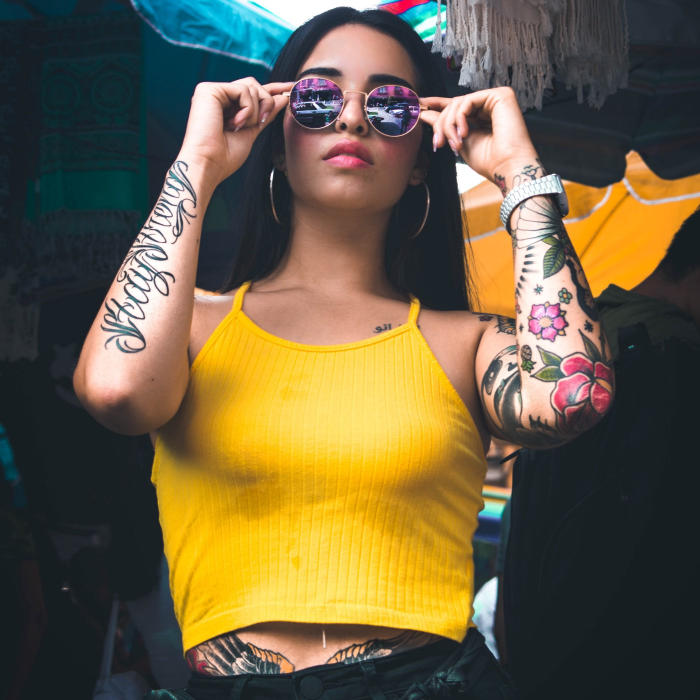
#> input picture girl.jpeg, 1400 x 1400 px, given in place of the camera (shown at 1/2 size)
$ python cartoon.py   (older library calls are emulated)
#> lines starting #> are read from the running program, lines starting #| are printed output that depends on the picture; after the words box and inside, x2 and y2 are one past the last pixel; in counts of white or black regions, pixels touching at a corner belong together
import numpy as np
import cv2
import matplotlib.pyplot as plt

cap = cv2.VideoCapture(0)


while True:

        #Gaussian Blur
    success, img = cap.read()
#> img is the input picture: shape (1400, 1400, 3); mean B, G, R 67.2, 95.8, 108.3
    img_gb = cv2.GaussianBlur(img, (11, 11) ,0)
    #lapklace filter for edge detection
    img_lp_gb = cv2.Laplacian(img_gb, cv2.CV_8U, ksize=5)
    #grayscale conversion
    img_lp_gb_grey = cv2.cvtColor(img_lp_gb, cv2.COLOR_BGR2GRAY)
    #remove additional noise -- again blur
    blur_gb = cv2.GaussianBlur(img_lp_gb_grey, (9, 9), 0)
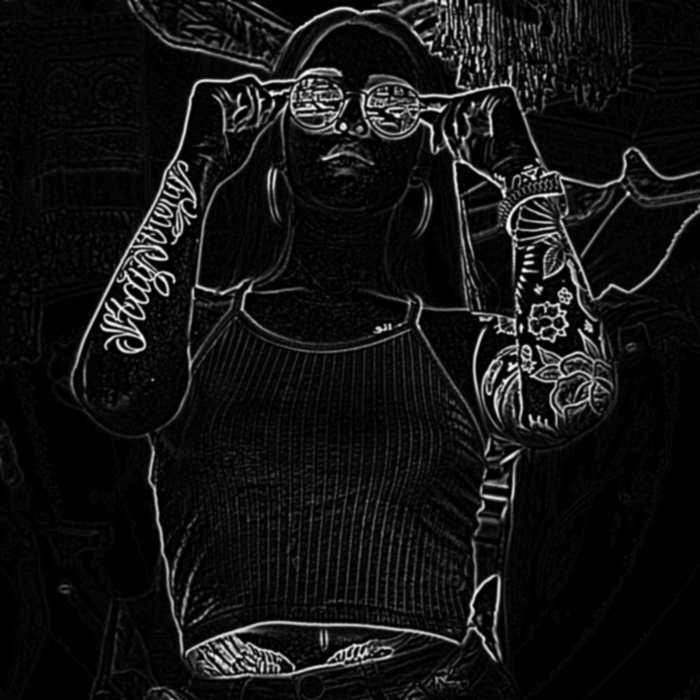
#> blur_gb: shape (1400, 1400) (shown at 1/2 size); min 0, max 253, mean 19.6
    #Thresholding
    _, tresh_gb = cv2.threshold(blur_gb, 245, 255,cv2.THRESH_BINARY + cv2.THRESH_OTSU)
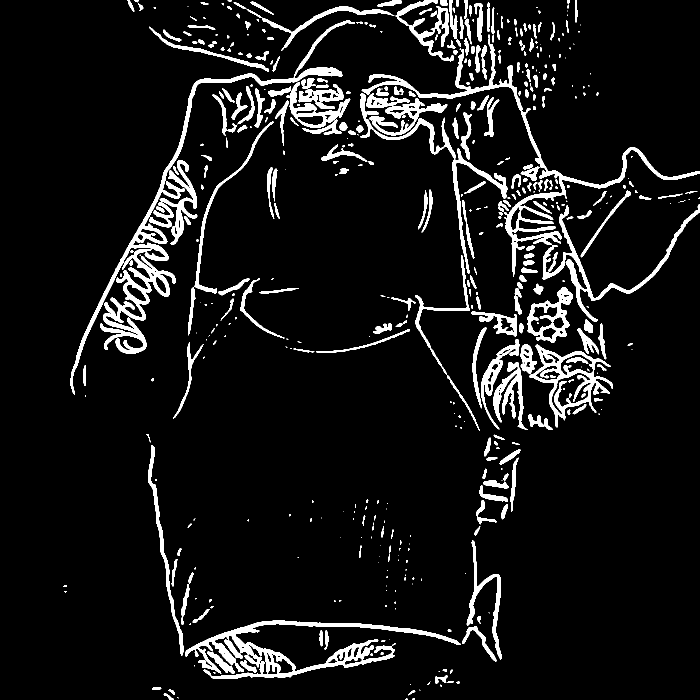
#> tresh_gb: shape (1400, 1400) (shown at 1/2 size); 7.8% white; 507 white regions (178 under 20 px), largest, box (x1, y1, x2, y2) and area: (370, 1241, 921, 1358) 13530, (723, 69, 1400, 554) 12965, (140, 41, 710, 790) 11062
    #create a mask
    inverted_GaussianBlur = cv2.subtract(255, tresh_gb)
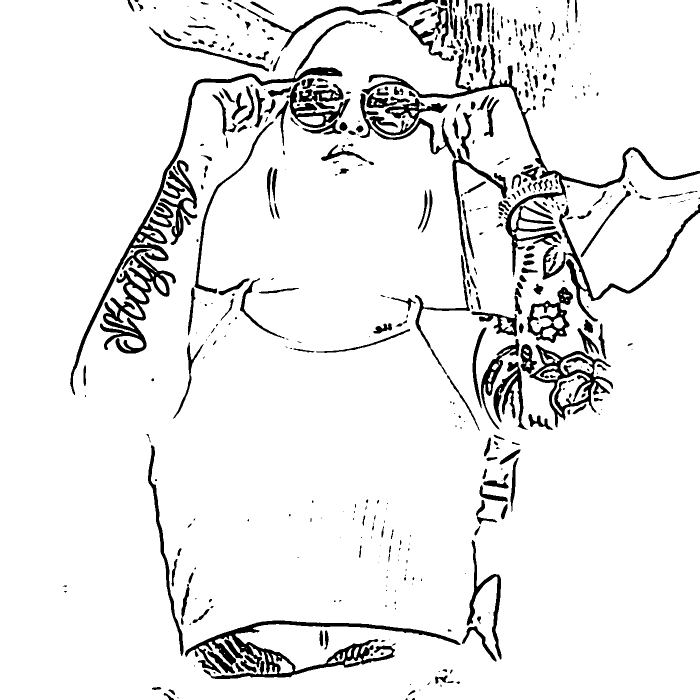
#> inverted_GaussianBlur: shape (1400, 1400) (shown at 1/2 size); 92.2% white; 507 black regions (178 under 20 px), largest, box (x1, y1, x2, y2) and area: (370, 1241, 921, 1358) 13530, (723, 69, 1400, 554) 12965, (140, 41, 710, 790) 11062


    # Reshape the image
    img_reshaped = img.reshape((-1,3))
    # convert to np.float32
    img_reshaped = np.float32(img_reshaped)
    # Set the Kmeans criteria
    criteria = (cv2.TERM_CRITERIA_EPS + cv2.TERM_CRITERIA_MAX_ITER, 10, 1.0)
    # Set the amount of K (colors)
    K = 8
    # Apply Kmeans
    _, label, center = cv2.kmeans(img_reshaped, K, None, criteria, 10, cv2.KMEANS_RANDOM_CENTERS)
#> center = [[28.33, 131.8, 190], [43.31, 38.07, 28.39], [16.66, 183, 247.3], [187.5, 156.7, 19.04], [84.21, 216.8, 253.3], [133.3, 148.1, 198.4], [213.9, 221, 243.6], [74.89, 85.56, 112.6]]
    # Covert it back to np.int8
    center = np.uint8(center)
#> center = [[28, 131, 190], [43, 38, 28], [16, 183, 247], [187, 156, 19], [84, 216, 253], [133, 148, 198], [213, 220, 243], [74, 85, 112]]
    res = center[label.flatten()]
    # Reshape it back to an image
    img_Kmeans = res.reshape((img.shape))
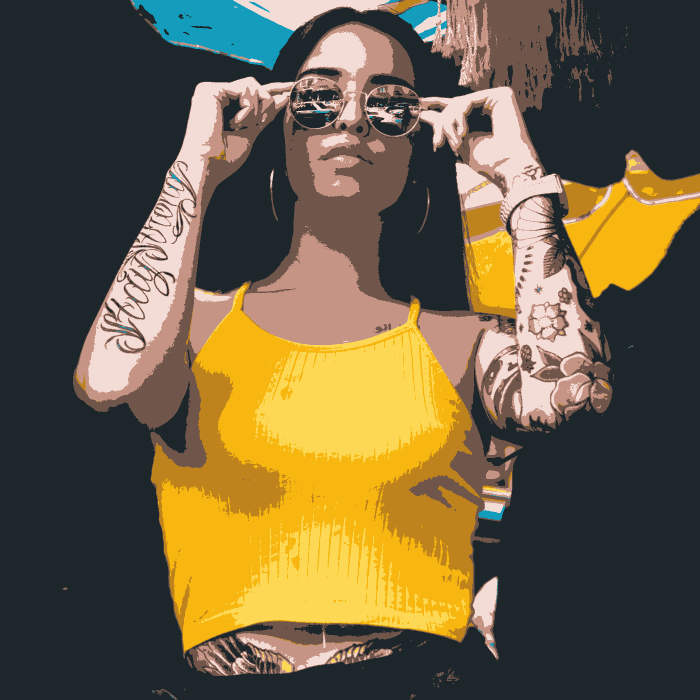
#> img_Kmeans: shape (1400, 1400, 3) (shown at 1/2 size); mean B, G, R 66.8, 95.5, 107.8
    # Reduce the colors of the original image
    div = 64
    img_bins = img // div * div + div // 2

    # Convert the mask image back to color
    inverted_GaussianBlur = cv2.cvtColor(inverted_GaussianBlur, cv2.COLOR_GRAY2RGB)
    # Combine the edge image and the binned image
    cartoon_Gaussian = cv2.bitwise_and(inverted_GaussianBlur, img_bins)
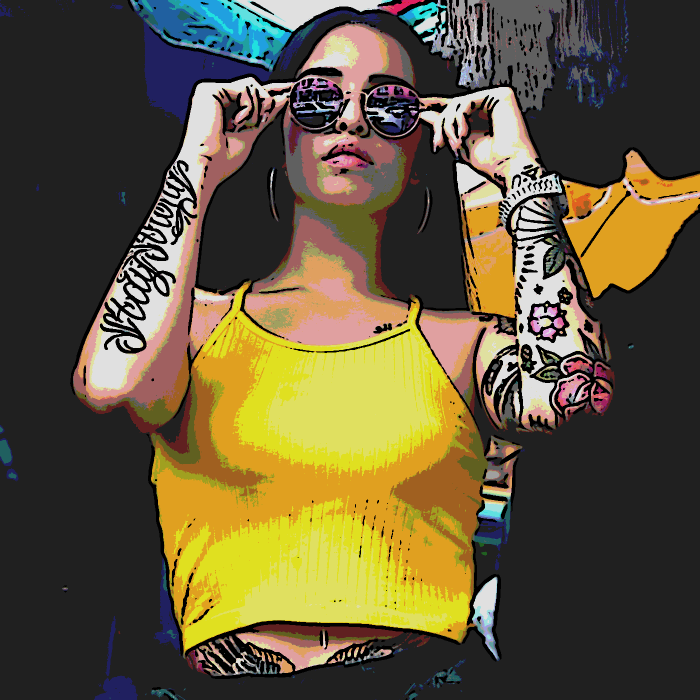
#> cartoon_Gaussian: shape (1400, 1400, 3) (shown at 1/2 size); mean B, G, R 58.1, 87, 98.2
    image = np.concatenate((inverted_GaussianBlur,img_Kmeans),axis=1)
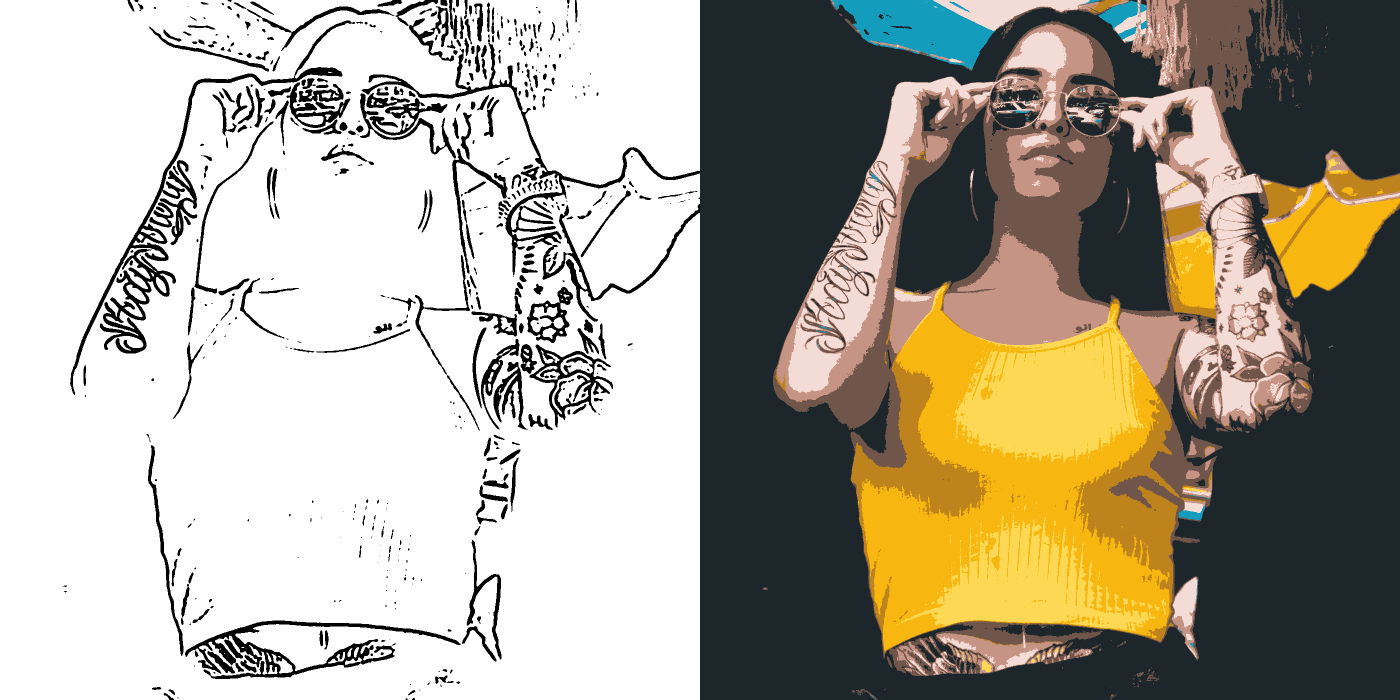
#> image: shape (1400, 2800, 3) (shown at 1/2 size); mean B, G, R 150.9, 165.3, 171.5
    image = np.concatenate((image,cartoon_Gaussian),axis=1)
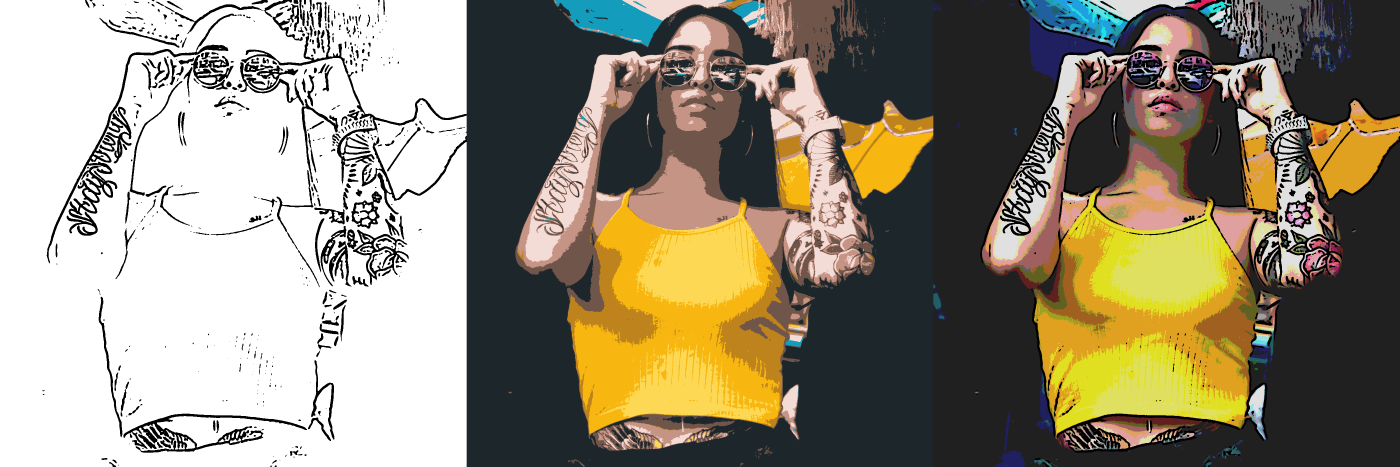
#> image: shape (1400, 4200, 3) (shown at 1/3 size); mean B, G, R 120, 139.2, 147
    cv2.imshow('Final',image)
    #cv2.imwrite('Final cartoon.png', cartoon_Gaussian)
    #cv2.imwrite('WorkFlow.png', cartoon_Gaussian)
    key=cv2.waitKey(1)
#> (key q is pressed here)
    if key==ord('q'):
        break
cv2.destroyAllWindows()

$ run again, on vam.jpg
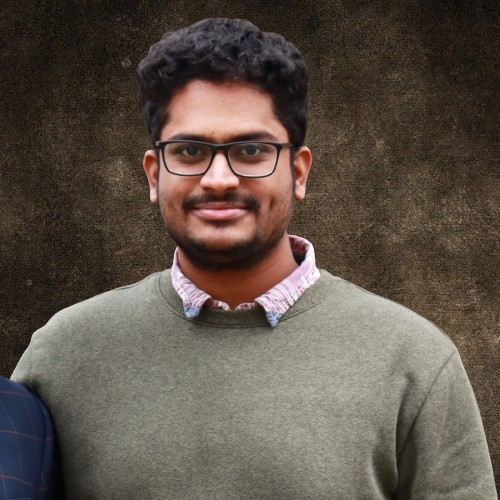
#> input picture vam.jpg, 500 x 500 px, given in place of the camera
#> img is the input picture: shape (500, 500, 3); mean B, G, R 71.9, 81.7, 92.6
#> `_, tresh_gb = cv2.threshold(blur_gb, 245, 255,cv2.THRESH_BINARY + cv2...`:
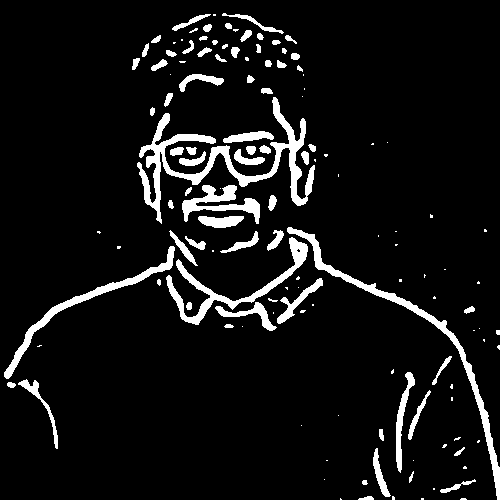
#> tresh_gb: shape (500, 500); 7.5% white; 132 white regions (60 under 20 px), largest, box (x1, y1, x2, y2) and area: (137, 97, 315, 224) 3939, (287, 227, 500, 500) 2397, (166, 237, 308, 325) 1813
#> `_, label, center = cv2.kmeans(img_reshaped, K, None, criteria, 10, cv2..`: center = [[119.4, 131.3, 133.5], [58.32, 74.68, 104], [90.37, 101, 107], [47.11, 56.94, 68], [23.93, 30.72, 38.54], [191.4, 194.3, 220.8], [149.3, 161.6, 171], [98.54, 114.3, 173.2]]
#> `center = np.uint8(center)`: center = [[119, 131, 133], [58, 74, 103], [90, 100, 107], [47, 56, 67], [23, 30, 38], [191, 194, 220], [149, 161, 170], [98, 114, 173]]
#> `image = np.concatenate((image,cartoon_Gaussian),axis=1)`:
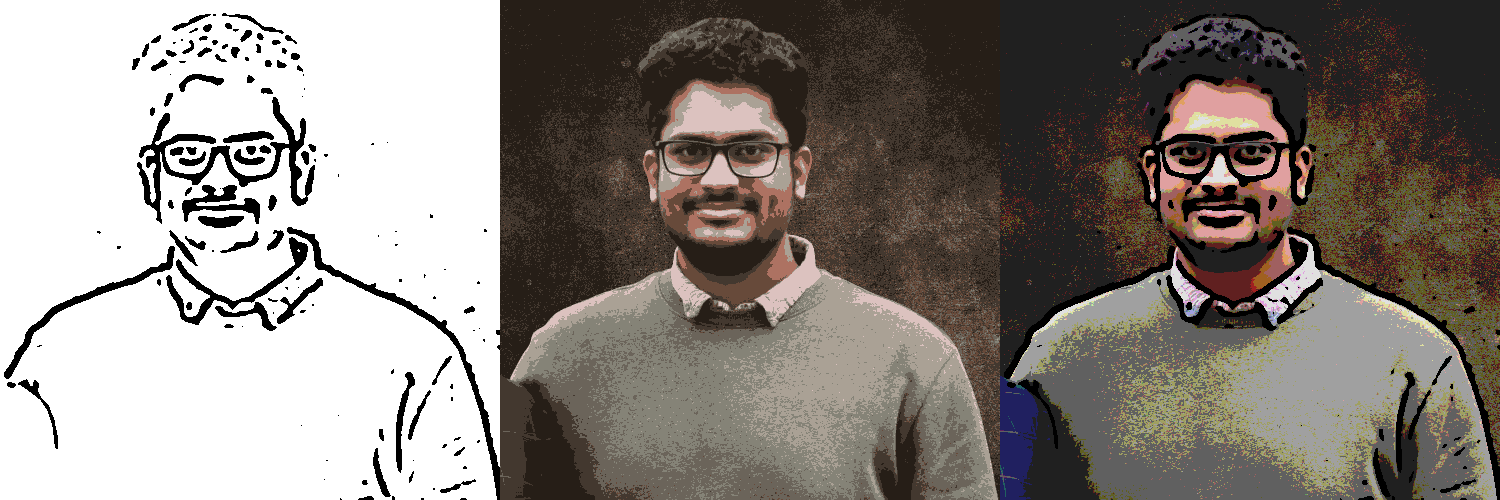
#> image: shape (500, 1500, 3); mean B, G, R 125.2, 131, 137.7
